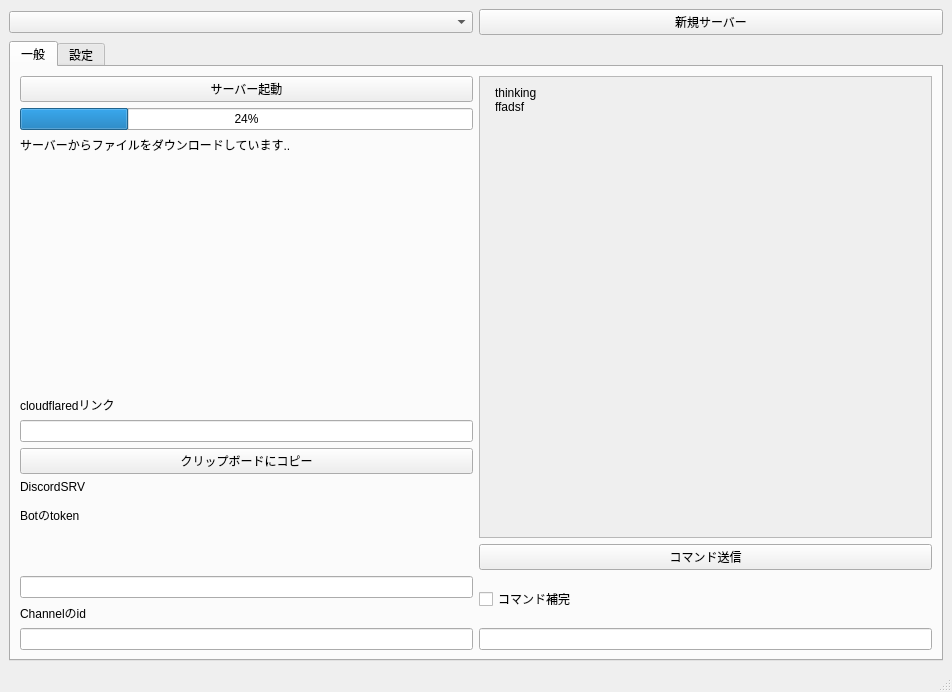
<?xml version="1.0" encoding="UTF-8"?>
<ui version="4.0">
 <class>MainWindow</class>
 <widget class="QMainWindow" name="MainWindow">
  <property name="geometry">
   <rect>
    <x>0</x>
    <y>0</y>
    <width>952</width>
    <height>692</height>
   </rect>
  </property>
  <property name="windowTitle">
   <string>mslauncher</string>
  </property>
  <property name="windowIcon">
   <iconset>
    <normaloff>icon.ico</normaloff>icon.ico</iconset>
  </property>
  <widget class="QWidget" name="centralwidget">
   <layout class="QGridLayout" name="gridLayout">
    <item row="1" column="0" colspan="2">
     <widget class="QTabWidget" name="tabWidget">
      <property name="currentIndex">
       <number>0</number>
      </property>
      <widget class="QWidget" name="tab">
       <attribute name="title">
        <string>一般</string>
       </attribute>
       <layout class="QGridLayout" name="gridLayout_3">
        <item row="2" column="0">
         <widget class="QLabel" name="label_2">
          <property name="text">
           <string>サーバーからファイルをダウンロードしています..</string>
          </property>
          <property name="alignment">
           <set>Qt::AlignLeading|Qt::AlignLeft|Qt::AlignTop</set>
          </property>
         </widget>
        </item>
        <item row="3" column="0">
         <spacer name="verticalSpacer">
          <property name="orientation">
           <enum>Qt::Vertical</enum>
          </property>
          <property name="sizeHint" stdset="0">
           <size>
            <width>20</width>
            <height>40</height>
           </size>
          </property>
         </spacer>
        </item>
        <item row="9" column="0">
         <widget class="QLineEdit" name="lineEdit_DiscordBotToken"/>
        </item>
        <item row="11" column="2">
         <widget class="QLineEdit" name="lineEdit_Command"/>
        </item>
        <item row="11" column="0">
         <widget class="QLineEdit" name="lineEdit_DiscordChannelId"/>
        </item>
        <item row="0" column="0">
         <widget class="QPushButton" name="LaunchServerButton">
          <property name="text">
           <string>サーバー起動</string>
          </property>
         </widget>
        </item>
        <item row="9" column="2" rowspan="2">
         <widget class="QCheckBox" name="checkBox_GuessCommand">
          <property name="text">
           <string>コマンド補完</string>
          </property>
         </widget>
        </item>
        <item row="1" column="0">
         <widget class="QProgressBar" name="progressBar">
          <property name="value">
           <number>24</number>
          </property>
         </widget>
        </item>
        <item row="4" column="0">
         <widget class="QLabel" name="label_3">
          <property name="text">
           <string>cloudflaredリンク</string>
          </property>
          <property name="alignment">
           <set>Qt::AlignBottom|Qt::AlignLeading|Qt::AlignLeft</set>
          </property>
         </widget>
        </item>
        <item row="7" column="0">
         <widget class="QLabel" name="label_4">
          <property name="text">
           <string>&lt;html&gt;&lt;head/&gt;&lt;body&gt;&lt;p&gt;DiscordSRV&lt;/p&gt;&lt;p&gt;Botのtoken&lt;br/&gt;&lt;/p&gt;&lt;/body&gt;&lt;/html&gt;</string>
          </property>
          <property name="textFormat">
           <enum>Qt::AutoText</enum>
          </property>
          <property name="alignment">
           <set>Qt::AlignLeading|Qt::AlignLeft|Qt::AlignTop</set>
          </property>
          <property name="indent">
           <number>-1</number>
          </property>
         </widget>
        </item>
        <item row="10" column="0">
         <widget class="QLabel" name="label_6">
          <property name="text">
           <string>&lt;html&gt;&lt;head/&gt;&lt;body&gt;&lt;p&gt;Channelのid&lt;/p&gt;&lt;/body&gt;&lt;/html&gt;</string>
          </property>
          <property name="textFormat">
           <enum>Qt::AutoText</enum>
          </property>
          <property name="alignment">
           <set>Qt::AlignLeading|Qt::AlignLeft|Qt::AlignTop</set>
          </property>
          <property name="indent">
           <number>-1</number>
          </property>
         </widget>
        </item>
        <item row="5" column="0">
         <widget class="QLineEdit" name="lineEdit_3"/>
        </item>
        <item row="0" column="2" rowspan="8">
         <widget class="QScrollArea" name="scrollArea">
          <property name="widgetResizable">
           <bool>true</bool>
          </property>
          <widget class="QWidget" name="scrollAreaWidgetContents">
           <property name="geometry">
            <rect>
             <x>0</x>
             <y>0</y>
             <width>445</width>
             <height>423</height>
            </rect>
           </property>
           <layout class="QFormLayout" name="formLayout">
            <item row="0" column="1">
             <widget class="QLabel" name="label_CommandLine">
              <property name="midLineWidth">
               <number>-2</number>
              </property>
              <property name="text">
               <string>&lt;html&gt;&lt;head/&gt;&lt;body&gt;&lt;p&gt;thinking&lt;br/&gt;ffadsf&lt;/p&gt;&lt;/body&gt;&lt;/html&gt;</string>
              </property>
              <property name="alignment">
               <set>Qt::AlignBottom|Qt::AlignLeading|Qt::AlignLeft</set>
              </property>
             </widget>
            </item>
           </layout>
          </widget>
         </widget>
        </item>
        <item row="6" column="0">
         <widget class="QPushButton" name="pushButton_ClipBoard">
          <property name="text">
           <string>クリップボードにコピー</string>
          </property>
         </widget>
        </item>
        <item row="8" column="2">
         <widget class="QPushButton" name="pushButton_Command">
          <property name="text">
           <string>コマンド送信</string>
          </property>
         </widget>
        </item>
       </layout>
      </widget>
      <widget class="QWidget" name="tab_2">
       <attribute name="title">
        <string>設定</string>
       </attribute>
       <widget class="QComboBox" name="comboBox_ServerProperties">
        <property name="geometry">
         <rect>
          <x>20</x>
          <y>50</y>
          <width>301</width>
          <height>26</height>
         </rect>
        </property>
       </widget>
       <widget class="QLabel" name="label_describe">
        <property name="geometry">
         <rect>
          <x>20</x>
          <y>20</y>
          <width>261</width>
          <height>20</height>
         </rect>
        </property>
        <property name="text">
         <string>サーバーのプロパティ</string>
        </property>
       </widget>
       <widget class="QLineEdit" name="lineEdit_ServerProperties">
        <property name="geometry">
         <rect>
          <x>400</x>
          <y>50</y>
          <width>471</width>
          <height>26</height>
         </rect>
        </property>
       </widget>
      </widget>
     </widget>
    </item>
    <item row="0" column="0">
     <widget class="QComboBox" name="comboBox_Servers"/>
    </item>
    <item row="0" column="1">
     <widget class="QPushButton" name="NewServerButton">
      <property name="text">
       <string>新規サーバー</string>
      </property>
     </widget>
    </item>
   </layout>
  </widget>
  <widget class="QStatusBar" name="statusbar"/>
 </widget>
 <resources/>
 <connections/>
</ui>
